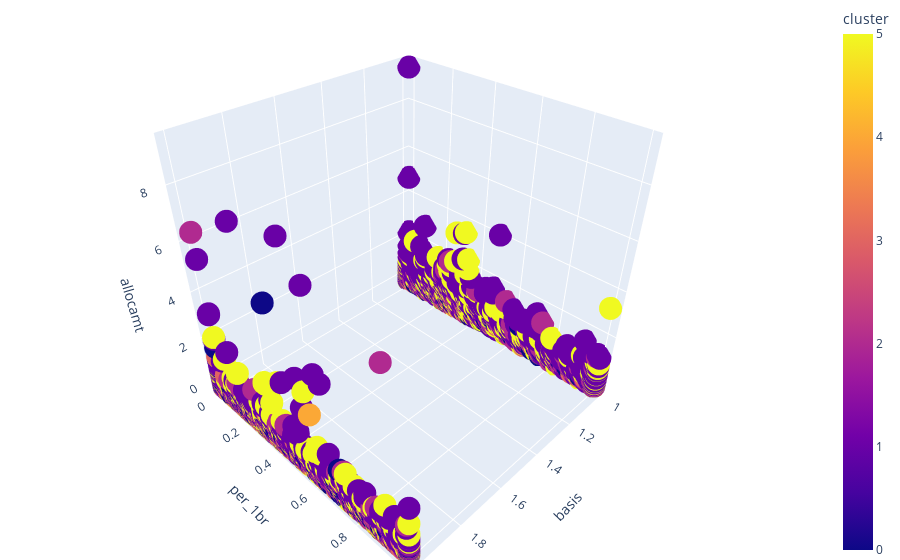
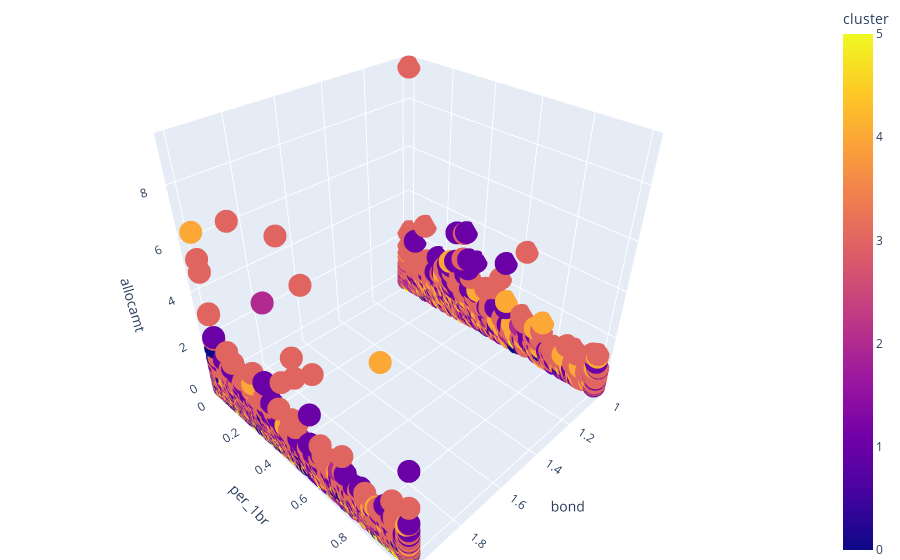
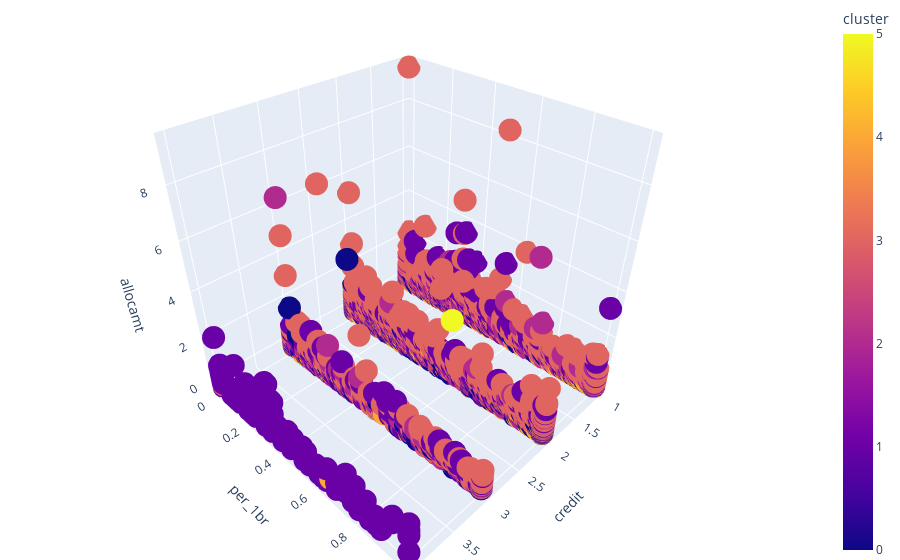
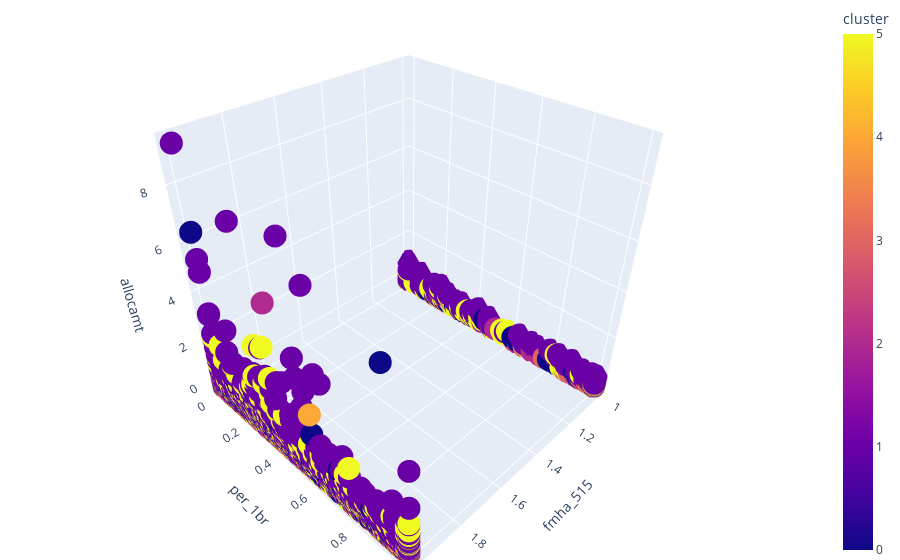

Notebook code for these charts, in order:
### Code cell
for attr in sigOls:
    var = attr.split('[')[0]
    KMeansClustering(df[df['allocamt'] < 11].dropna(), 6, False, var, 'per_1br', 'allocamt')

### Figure 1 — Plotly figure (JSON) as saved in the notebook; plotly's stock layout.template omitted (floating-point values rounded to 4 significant figures; data arrays with more than 128 entries replaced by an {"elided": "..."} marker saying what was removed)
{"data": [{"hovertemplate": "basis=%{x}<br>per_1br=%{y}<br>allocamt=%{z}<br>cluster=%{marker.color}<extra></extra>", "legendgroup": "", "marker": {"color": {"elided": "5435 int values"}, "coloraxis": "coloraxis", "symbol": "circle"}, "mode": "markers", "name": "", "scene": "scene", "showlegend": false, "type": "scatter3d", "x": {"elided": "5435 int values"}, "y": {"elided": "5435 float values"}, "z": {"elided": "5435 float values"}}], "layout": {"coloraxis": {"colorbar": {"title": {"text": "cluster"}}, "colorscale": [[0, "#0d0887"], [0.1111, "#46039f"], [0.2222, "#7201a8"], [0.3333, "#9c179e"], [0.4444, "#bd3786"], [0.5556, "#d8576b"], [0.6667, "#ed7953"], [0.7778, "#fb9f3a"], [0.8889, "#fdca26"], [1, "#f0f921"]]}, "legend": {"tracegroupgap": 0}, "margin": {"b": 0, "l": 0, "r": 0, "t": 0}, "scene": {"domain": {"x": [0, 1], "y": [0, 1]}, "xaxis": {"title": {"text": "basis"}}, "yaxis": {"title": {"text": "per_1br"}}, "zaxis": {"title": {"text": "allocamt"}}}}}

### Figure 2 — Plotly figure (JSON) as saved in the notebook; plotly's stock layout.template omitted (floating-point values rounded to 4 significant figures; data arrays with more than 128 entries replaced by an {"elided": "..."} marker saying what was removed)
{"data": [{"hovertemplate": "bond=%{x}<br>per_1br=%{y}<br>allocamt=%{z}<br>cluster=%{marker.color}<extra></extra>", "legendgroup": "", "marker": {"color": {"elided": "5435 int values"}, "coloraxis": "coloraxis", "symbol": "circle"}, "mode": "markers", "name": "", "scene": "scene", "showlegend": false, "type": "scatter3d", "x": {"elided": "5435 int values"}, "y": {"elided": "5435 float values"}, "z": {"elided": "5435 float values"}}], "layout": {"coloraxis": {"colorbar": {"title": {"text": "cluster"}}, "colorscale": [[0, "#0d0887"], [0.1111, "#46039f"], [0.2222, "#7201a8"], [0.3333, "#9c179e"], [0.4444, "#bd3786"], [0.5556, "#d8576b"], [0.6667, "#ed7953"], [0.7778, "#fb9f3a"], [0.8889, "#fdca26"], [1, "#f0f921"]]}, "legend": {"tracegroupgap": 0}, "margin": {"b": 0, "l": 0, "r": 0, "t": 0}, "scene": {"domain": {"x": [0, 1], "y": [0, 1]}, "xaxis": {"title": {"text": "bond"}}, "yaxis": {"title": {"text": "per_1br"}}, "zaxis": {"title": {"text": "allocamt"}}}}}

### Figure 3 — Plotly figure (JSON) as saved in the notebook; plotly's stock layout.template omitted (floating-point values rounded to 4 significant figures; data arrays with more than 128 entries replaced by an {"elided": "..."} marker saying what was removed)
{"data": [{"hovertemplate": "credit=%{x}<br>per_1br=%{y}<br>allocamt=%{z}<br>cluster=%{marker.color}<extra></extra>", "legendgroup": "", "marker": {"color": {"elided": "5435 int values"}, "coloraxis": "coloraxis", "symbol": "circle"}, "mode": "markers", "name": "", "scene": "scene", "showlegend": false, "type": "scatter3d", "x": {"elided": "5435 int values"}, "y": {"elided": "5435 float values"}, "z": {"elided": "5435 float values"}}], "layout": {"coloraxis": {"colorbar": {"title": {"text": "cluster"}}, "colorscale": [[0, "#0d0887"], [0.1111, "#46039f"], [0.2222, "#7201a8"], [0.3333, "#9c179e"], [0.4444, "#bd3786"], [0.5556, "#d8576b"], [0.6667, "#ed7953"], [0.7778, "#fb9f3a"], [0.8889, "#fdca26"], [1, "#f0f921"]]}, "legend": {"tracegroupgap": 0}, "margin": {"b": 0, "l": 0, "r": 0, "t": 0}, "scene": {"domain": {"x": [0, 1], "y": [0, 1]}, "xaxis": {"title": {"text": "credit"}}, "yaxis": {"title": {"text": "per_1br"}}, "zaxis": {"title": {"text": "allocamt"}}}}}

### Figure 4 — Plotly figure (JSON) as saved in the notebook; plotly's stock layout.template omitted (floating-point values rounded to 4 significant figures; data arrays with more than 128 entries replaced by an {"elided": "..."} marker saying what was removed)
{"data": [{"hovertemplate": "fmha_515=%{x}<br>per_1br=%{y}<br>allocamt=%{z}<br>cluster=%{marker.color}<extra></extra>", "legendgroup": "", "marker": {"color": {"elided": "5435 int values"}, "coloraxis": "coloraxis", "symbol": "circle"}, "mode": "markers", "name": "", "scene": "scene", "showlegend": false, "type": "scatter3d", "x": {"elided": "5435 int values"}, "y": {"elided": "5435 float values"}, "z": {"elided": "5435 float values"}}], "layout": {"coloraxis": {"colorbar": {"title": {"text": "cluster"}}, "colorscale": [[0, "#0d0887"], [0.1111, "#46039f"], [0.2222, "#7201a8"], [0.3333, "#9c179e"], [0.4444, "#bd3786"], [0.5556, "#d8576b"], [0.6667, "#ed7953"], [0.7778, "#fb9f3a"], [0.8889, "#fdca26"], [1, "#f0f921"]]}, "legend": {"tracegroupgap": 0}, "margin": {"b": 0, "l": 0, "r": 0, "t": 0}, "scene": {"domain": {"x": [0, 1], "y": [0, 1]}, "xaxis": {"title": {"text": "fmha_515"}}, "yaxis": {"title": {"text": "per_1br"}}, "zaxis": {"title": {"text": "allocamt"}}}}}
